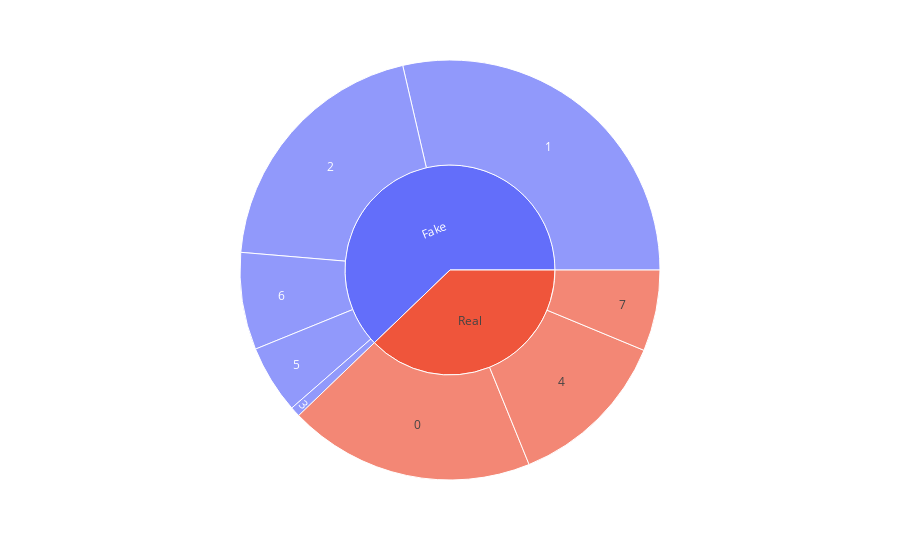

Notebook code cell kept with this figure:
### Markdown cell above
## Plot of sunburst

### Code cell
fig = px.sunburst(df, path=['label', 'type'])
fig.show()

### Figure 1 — Plotly figure (JSON) as saved in the notebook; plotly's stock layout.template omitted (floating-point values rounded to 4 significant figures)
{"data": [{"branchvalues": "total", "domain": {"x": [0, 1], "y": [0, 1]}, "hovertemplate": "labels=%{label}<br>count=%{value}<br>parent=%{parent}<br>id=%{id}<extra></extra>", "ids": ["Real/0", "Fake/1", "Fake/2", "Fake/3", "Real/4", "Fake/5", "Fake/6", "Real/7", "Fake", "Real"], "labels": ["0", "1", "2", "3", "4", "5", "6", "7", "Fake", "Real"], "name": "", "parents": ["Real", "Fake", "Fake", "Fake", "Real", "Fake", "Fake", "Real", "", ""], "type": "sunburst", "values": [367, 554, 388, 15, 244, 102, 145, 121, 1204, 732]}], "layout": {"legend": {"tracegroupgap": 0}, "margin": {"t": 60}}}
